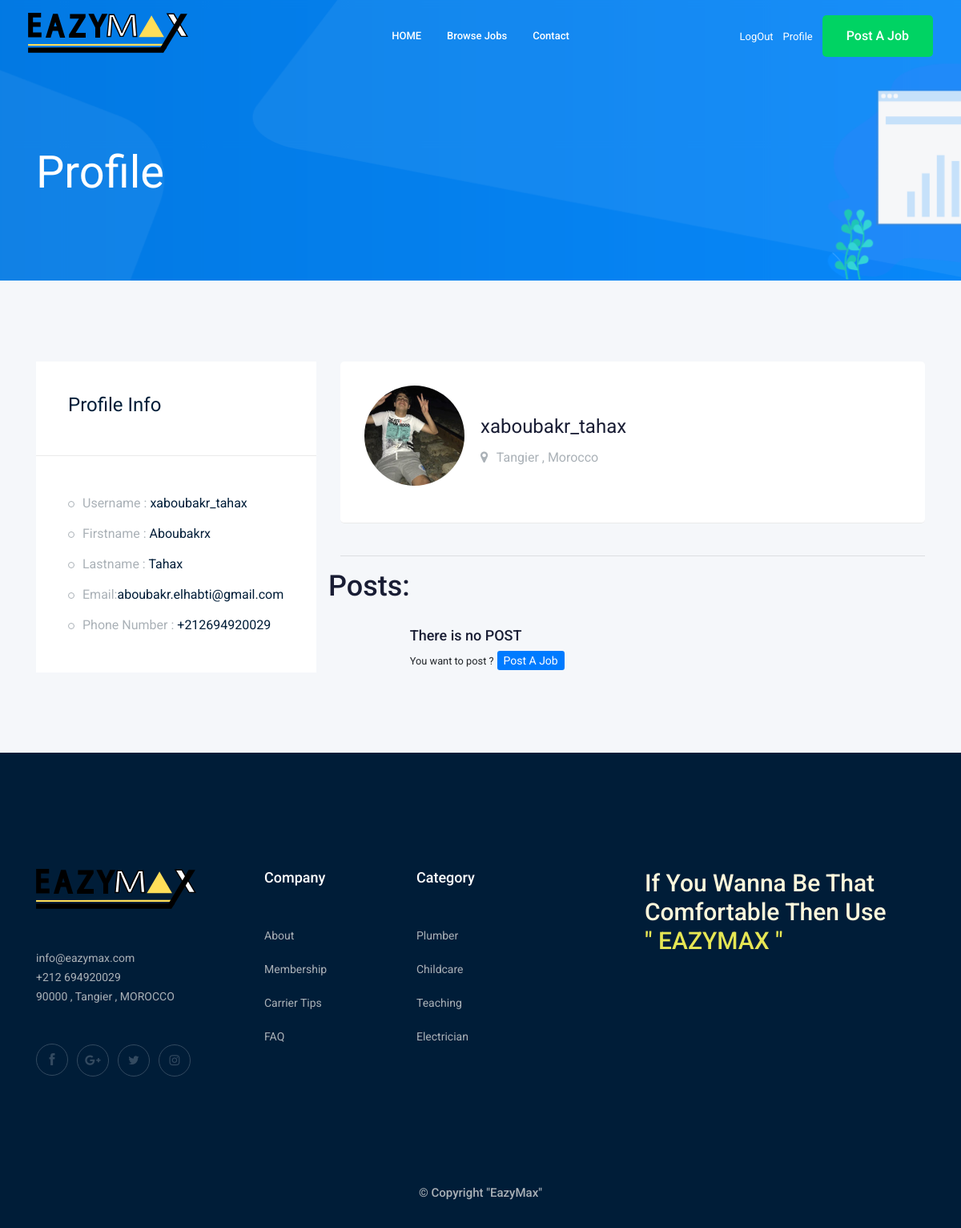
Page /accounts/profile/1/ (signed in) on the earlier database version.
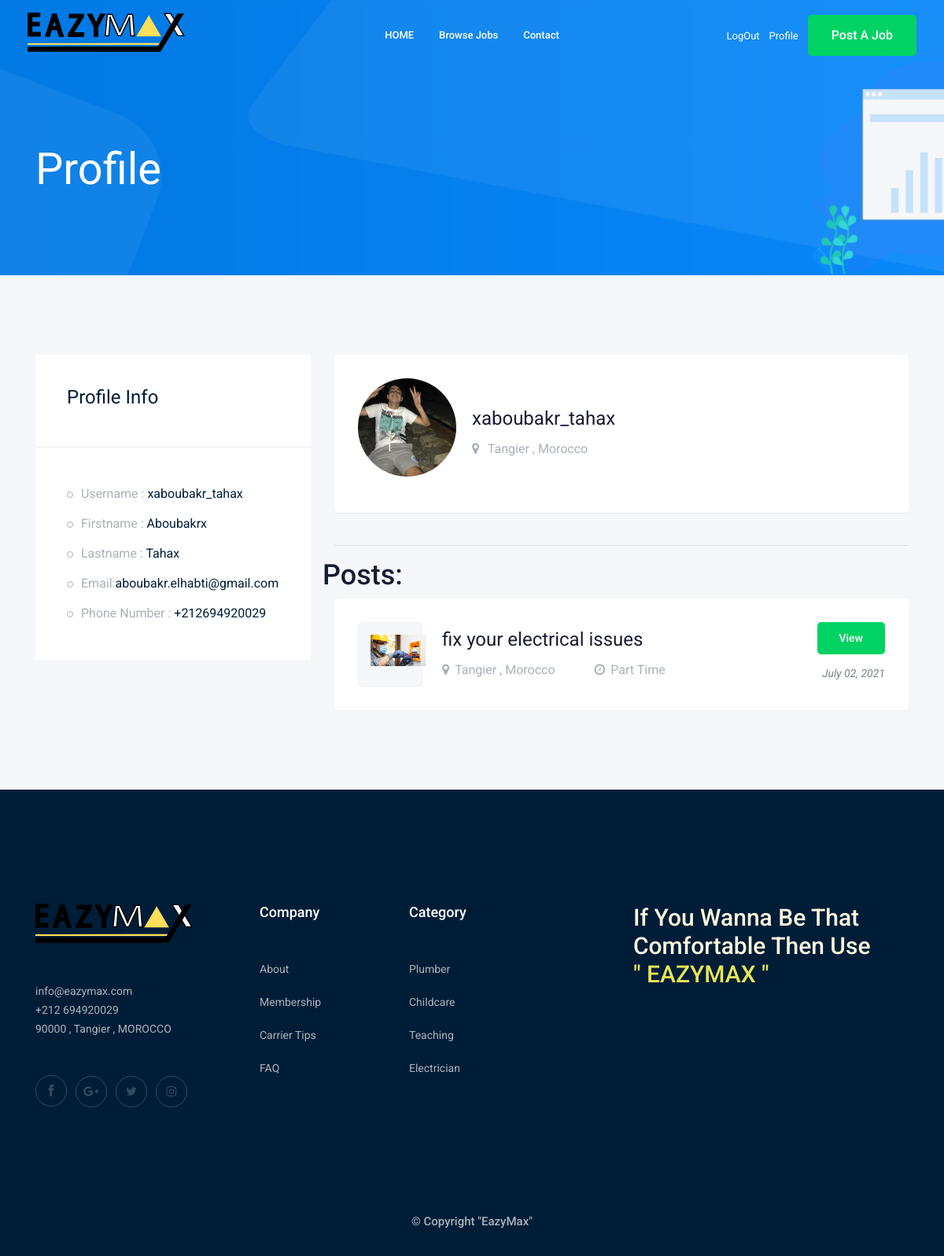
Same page on the later database version.
### jobs/models.py (models this page shows, shortened)
class Job(models.Model):
    JOB_TYPE = (
        ('Full Time','Full Time'),
        ('Part Time','Part Time')
    )
    title = models.CharField(max_length=250)
    poster = models.ForeignKey(User,related_name='job_poster',on_delete=models.CASCADE)
    description = models.TextField(max_length=2000,blank=True,null=True)
    job_type = models.CharField(max_length=100,choices=JOB_TYPE,null=True,blank=True)
    date_posted = models.DateTimeField(auto_now_add=True)
    featured = models.BooleanField(default=False)
    image = models.ImageField(upload_to=image_upload,default="jobs/default.jpg")
    category = models.ForeignKey(Category,on_delete=models.CASCADE)
    class Meta:
        ordering = ('-date_posted',)

### accounts/views.py (the view)
# urls.py: path('profile/<int:id>/',profile,name="profile"),
@login_required
def profile(request,id):
    profile = Profile.objects.get(user=id)
    posts = Job.objects.filter(poster_id=id)
    paginator = Paginator(posts,3)
    page_number = request.GET.get('page')
    page_obj = paginator.get_page(page_number)
    context = {
        'profile' : profile,
        'posts' : page_obj,
    }
    return render(request,'profile/profile.html',context)

### accounts/templates/profile/profile.html (shortened to what the changed rows need)
{% extends 'base.html' %}
{% load bootstrap4 %}
{% block content %}
    <div class="job_details_area">
        <div class="container">
            <div class="row">
                <div class="col-lg-8">
                    <br>
                                <div class="job_lists m-0">
                                    <div class="row">
                                        <h1>Posts:</h1>
                                        {% if posts %}
                                            {% for job in posts %}
                                                <div class="col-lg-12 col-md-12">
                                                    <div class="single_jobs white-bg d-flex justify-content-between">
                                                        <div class="jobs_left d-flex align-items-center">
                                                            <div class="thumb">
                                                                <img style="width: 70px;" src="{{job.image.url}}"alt="">
                                                            </div>
                                                            <div class="jobs_conetent">
                                                                <h4>{{job.title}}</h4>
                                                                <div class="links_locat d-flex align-items-center">
                                                                    <div class="location">
                                                                        <p> <i class="fa fa-map-marker"></i>Tangier , Morocco</p>
                                                                    </div>
                                                                    <div class="location">
                                                                        <p> <i class="fa fa-clock-o"></i>{{job.job_type}}</p>
                                                                    </div>
                                                                </div>
                                                            </div>
                                                        </div>
                                                        <div class="jobs_right">
                                                            <div class="apply_now">
                                                                <a href="{% url 'jobs:job_detail' job.id %}" class="boxed-btn3">View</a>
                                                            </div>
                                                            <div class="date">
                                                                <p>{{job.date_posted|date:"F d, Y"}}</p>
                                                            </div>
                                                        </div>
                                                    </div>
                                                </div>
                                            {% endfor %}
                                        {% else %}
                                            <div>
                                                <br>
                                                <br>
                                                <br>
                                                <div class="job-content">
                                                    <h4>There is no POST</h4>
                                                    <small>You want to post ?</small>
                                                    <a class="btn-primary btn-sm" href="{% url 'jobs:post_job' %}">Post A Job</a>
                                                </div>
                                            </div>
                                        {% endif %}
                                    </div>
                                </div>
                </div>
            </div>
        </div>
    </div>
{% endblock %}

Differences in the rows shown:
added Job: image (picture), title "fix your electrical issues", job_type "Part Time", date_posted "July 02, 2021"
Other differences:
text no longer shown: "There is no POST You want to post ? Post A Job"
